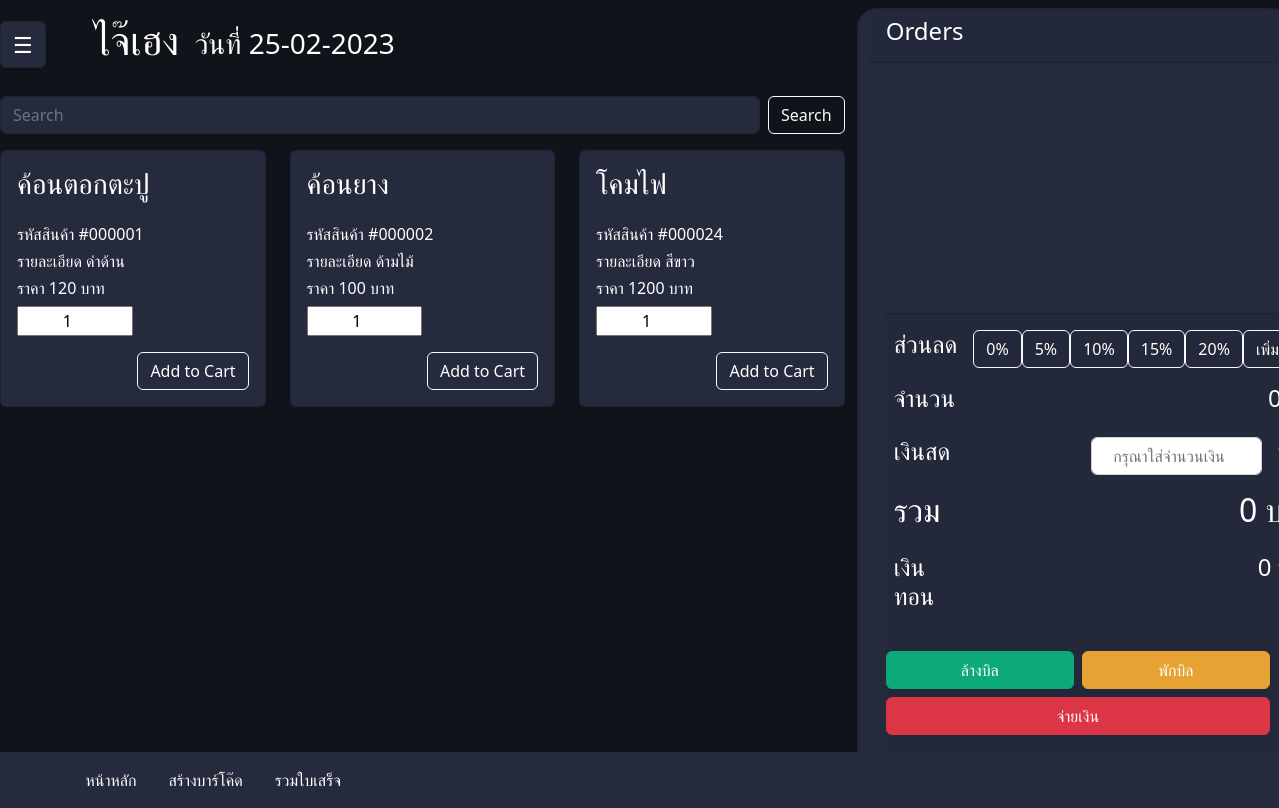
/new-pos/index.php, run on the app's committed database.
### tables this page shows
CREATE TABLE `products` (
  `pd_id` int(6) UNSIGNED ZEROFILL NOT NULL,
  `name` varchar(20) NOT NULL,
  `price` decimal(5,0) NOT NULL,
  `qty` int(7) NOT NULL,
  `comment` text NOT NULL,
  `barcode` text NOT NULL
);

### new-pos/index.php (the view, shortened to what the rows shown need)
<?php
require 'header.php';
$cash = 0;
$discount_total = 0;
$discount_input = 0;
?>
<div class="row row-cols-1 row-cols-md-3 g-4">
	<?php
	$product_array = $db_handle->runQuery("SELECT * FROM products ORDER BY pd_id ASC");
	if (!empty($product_array)) {
		foreach ($product_array as $key => $value) {
	?>
			<div class='col profile'>
				<div class='card bg-second btn-zoom'>
					<form method="post" action="index.php?action=add&pd_id=<?php echo $product_array[$key]["pd_id"]; ?>">
						<div class='card-body'>
							<h3><?php echo $product_array[$key]["name"]; ?></h3>
							<div class='py-3'>
								<h6 class="name">รหัสสินค้า #<?php echo $product_array[$key]["pd_id"]; ?></h6>
								<h6 class="name">รายละเอียด <?php echo $product_array[$key]["comment"]; ?></h6>
								<h6>ราคา <?php echo $product_array[$key]["price"]; ?> บาท</h6>
								<input type="number" class="text-center w-50" name="quantity" value="1" />
							</div>
							<div class='text-end ps-5 ms-5'>
								<input type="submit" value="Add to Cart" class="btn btn-outline-green text-white border border-light" />
							</div>
						</div>
					</form>
				</div>
			</div>
	<?php
		}
	}
	?>
</div>
</div>
<div class="col-6 col-md-4 bg-second min-vh-100 r-2 card text-white">
	<div class="card-body">
		<?php
		if (isset($_SESSION["cart_item"])) {
			$total_quantity = 0;
			$total_price = 0;
			$change = 0;
			$total_sum = 0;
		?>
			<table class="table table-borderless text-center text-white">
				<thead>
					<tr>
						<th scope="col">รายการ</th>
						<th scope="col">จำนวน</th>
						<th scope="col">ราคาต่อหน่วย</th>
						<th scope="col">ราคา</th>
						<th scope="col">ลบ</th>
					</tr>
				</thead>
				<tbody>
					<?php
					foreach ($_SESSION["cart_item"] as $item) {
						$item_price = $item["quantity"] * $item["price"];
					?>
						<tr>
							<td><?php echo $item["name"]; ?></td>
							<td><?php echo $item["quantity"]; ?></td>
							<td><?php echo $item["price"]; ?></td>
							<td><?php echo number_format($item_price, 2); ?></td>
							<td>
								<a href="index.php?action=remove&pd_id=<?php echo $item["pd_id"]; ?>" class="link-danger">
									<svg xmlns="http://www.w3.org/2000/svg" width="20" height="20" fill="currentColor" class="bi bi-trash" viewBox="0 0 16 16">
										<path d="M5.5 5.5A.5.5 0 0 1 6 6v6a.5.5 0 0 1-1 0V6a.5.5 0 0 1 .5-.5zm2.5 0a.5.5 0 0 1 .5.5v6a.5.5 0 0 1-1 0V6a.5.5 0 0 1 .5-.5zm3 .5a.5.5 0 0 0-1 0v6a.5.5 0 0 0 1 0V6z" />
										<path fill-rule="evenodd" d="M14.5 3a1 1 0 0 1-1 1H13v9a2 2 0 0 1-2 2H5a2 2 0 0 1-2-2V4h-.5a1 1 0 0 1-1-1V2a1 1 0 0 1 1-1H6a1 1 0 0 1 1-1h2a1 1 0 0 1 1 1h3.5a1 1 0 0 1 1 1v1zM4.118 4 4 4.059V13a1 1 0 0 0 1 1h6a1 1 0 0 0 1-1V4.059L11.882 4H4.118zM2.5 3V2h11v1h-11z" />
									</svg>
								</a>
							</td>
						</tr>
					<?php
						$total_quantity += $item["quantity"];
						$total_price += ($item["price"] * $item["quantity"]);
						if ($discount_total > 0) {
							$total_sum = $total_price * (100 - $discount_total) / 100;
						} else {
							$total_sum += ($item["price"] * $item["quantity"]);
						}
						if ($discount_input > 0) {
							$total_sum = $total_price - $discount_input;
						}
					}
					?>
				</tbody>
			</table>
			<div class="card-footer mb-5 pb-4 pe-5 me-5 ps-0 ms-0">
				<form method="post" class="text-end d-flex" action="index.php">
					<table class="table table-borderless text-white">
						<tbody>
							<tr>
								<td class="text-start">
									<h4>
										ส่วนลด
									</h4>
								</td>
								<td class="d-flex">
									<input type="submit" name="discount0" value="0%" class="btn btn-outline-green text-white border border-light w-25" />
									<input type="submit" name="discount5" value="5%" class="btn btn-outline-green text-white border border-light w-25" />
									<input type="submit" name="discount10" value="10%" class="btn btn-outline-green text-white border border-light w-25" />
									<input type="submit" name="discount15" value="15%" class="btn btn-outline-green text-white border border-light w-25" />
									<input type="submit" name="discount20" value="20%" class="btn btn-outline-green text-white border border-light w-25" />
									<button type="button" name="discount_input" class="btn btn-outline-green text-white border border-light w-50 p-0" id="myBtnD">เพิ่มเติม</button>
								</td>
							</tr>
							<tr>
								<td class="text-start">
									<h4>จำนวน</h4>
								</td>
								<td class="text-end">
									<h4><?php echo $total_quantity; ?> ชิ้น</h4>
								</td>
							</tr>
							<tr>
								<td class="text-start">
									<h4>เงินสด</h4>
								</td>
								<td>
									<input type="number" name="cash" value="<?php echo $cash ?>" placeholder="กรุณาใส่จำนวนเงิน" class="w-50 float-end text-center form-control">
								</td>
							</tr>
							<tr>
								<td class="text-start">
									<h2>รวม</h2>
								</td>
								<td class="text-end">
									<h2>
										<?php
										echo number_format($total_sum, 2);
										?> บาท
									</h2>
								</td>
							</tr>
							<tr>
								<td class="text-start">
									<h4>เงินทอน</h4>
								</td>
								<td class="text-end">
									<h4>
										<?php
										$change = $cash - $total_sum;
										echo number_format($change, 2);
										?> บาท
									</h4>
								</td>
							</tr>
						</tbody>
					</table>
					<div id="myModalD" class="modal">
						<div class="modal-dialog modal-dialog-centered modal-dialog-scrollable">
							<div class="modal-content bg-second text-white r-2">
								<div class="modal-header">
									<h1 class="modal-title fs-3" id="ChangeModalLabel">ส่วนลด</h1>
									<button type="button" class="close_discountX btn btn-light btn-close" data-bs-dismiss="ChangeModal" aria-label="Close"></button>
								</div>
								<div class="modal-body d-flex mx-5">
									<h5>
										จำนวนเงิน
									</h5>
									<input type="number" name="discount_input" class="form-control text-center w-50 mx-3" placeholder="กรุณาใส่จำนวนเงิน">
									<h5>
										บาท
									</h5>
								</div>
								<div class="modal-footer">
									<button type="cancel" class="close_discount btn btn-secondary">ยกเลิก</button>
									<button type="submit" class="btn btn-primary">ยืนยัน</button>
								</div>
							</div>
						</div>
					</div>
				</form>
				<div class="w-100 d-flex py-2">
					<a id="btnEmpty" href="index.php?action=empty" class="text-white text-decoration-none w-100 me-1">
						<button type="button" class="btn btn-green text-white w-100">
							ล้างบิล
						</button>
					</a>
					<a id="btnEmpty" href="bill_break.php" target="_blank" class="text-white text-decoration-none w-100 me-1">
						<button type="button" class="btn btn-yellow text-white w-100 ms-1">พักบิล</button>
					</a>
				</div>
				<button type="button" class="btn btn-danger w-100" id="myBtn">จ่ายเงิน</button>
				<div id="myModal" class="modal">
					<div class="modal-dialog modal-dialog-centered modal-dialog-scrollable">
						<div class="modal-content bg-second text-white r-2">
							<div class="modal-header">
								<h1 class="modal-title fs-3" id="exampleModalLabel">Bill</h1>
								<button type="button" class="close_popupX btn btn-light">
									<h4>&times;</h4>
								</button>
							</div>
							<div class="modal-body">
								<table class="table table-borderless text-center text-white">
									<thead>
										<tr>
											<th scope="col">รายการ</th>
											<th scope="col">จำนวน</th>
											<th scope="col">ราคาต่อหน่วย</th>
											<th scope="col">ราคา</th>
										</tr>
									</thead>
									<tbody>
										<?php
										foreach ($_SESSION["cart_item"] as $item) {
											$item_price = $item["quantity"] * $item["price"];
										?>
											<tr>
												<td><?php echo $item["name"]; ?></td>
												<td><?php echo $item["quantity"]; ?></td>
												<td><?php echo $item["price"]; ?></td>
												<td><?php echo number_format($item_price, 2); ?></td>
											</tr>
										<?php
											$total_quantity += $item["quantity"];
											$total_price += ($item["price"] * $item["quantity"]);
										}
										?>
									</tbody>
								</table>
							</div>
							<form method="post" action="index.php?action=database">
								<div class="modal-footer">
									<table class="text-white">
										<tbody>
											<tr>
												<td>
													<h5>
														เงินสด
													</h5>
												</td>
												<td class="text-center px-5">
													<h5>
														<?php echo $cash ?>
													</h5>
													<input type="text" name="payCash" class="d-none" value="<?php echo $cash ?>">
												</td>
												<td>
													<h5>
														บาท
													</h5>
												</td>
											</tr>
											<tr>
												<td>
													<h5>
														ส่วนลด
													</h5>
												</td>
												<td>
													<h5 class="text-center px-5">
														<?php echo $discount_total; ?>
													</h5>
													<input type="text" name="discount" class="d-none" value="<?php echo $discount_total ?>">
												</td>
												<td class="text-end">
													<h5>
														เปอร์เซ็น
													</h5>
												</td>
											</tr>
											<tr>
												<td>
													<h5>รวม</h5>
												</td>
												<td class="text-center px-5">
													<h5><?php echo number_format($total_sum, 2); ?></h5>
													<input type="text" name="total" class="d-none" value="<?php echo number_format($total_sum, 2); ?>">
												</td>
												<td>
													<h5>
														บาท
													</h5>
												</td>
											</tr>
											<tr>
												<td>
													<h5>เงินทอน</h5>
												</td>
												<td class="text-center px-5">
													<h5><?php echo number_format($change, 2); ?></h5>
													<input type="text" name="change" class="d-none" value="<?php echo $change ?>">
												</td>
												<td>
													<h5>
														บาท
													</h5>
												</td>
											</tr>
										</tbody>
									</table>
								</div>
								<div class="modal-footer">
									<button type="button" class="close_popup btn btn-secondary">ยกเลิก</button>
									<button type="submit" class="btn btn-primary">ยืนยัน</button>
								</div>
							</form>
						</div>
					</div>
				</div>
				<div class="modal fade" id="exampleModal" tabindex="-1" aria-labelledby="exampleModalLabel" aria-hidden="true">
					<div class="modal-dialog modal-dialog-centered modal-dialog-scrollable">
						<div class="modal-content bg-second text-white r-2">
							<div class="modal-header">
								<h1 class="modal-title fs-3" id="exampleModalLabel">Bill</h1>
								<button type="button" class="btn btn-light btn-close" data-bs-dismiss="modal" aria-label="Close"></button>
							</div>
							<div class="modal-body">
								<table class="table table-borderless text-center text-white">
									<thead>
										<tr>
											<th scope="col">รายการ</th>
											<th scope="col">จำนวน</th>
											<th scope="col">ราคาต่อหน่วย</th>
											<th scope="col">ราคา</th>
										</tr>
									</thead>
									<tbody>
										<?php
										foreach ($_SESSION["cart_item"] as $item) {
											$item_price = $item["quantity"] * $item["price"];
										?>
											<tr>
												<td><?php echo $item["name"]; ?></td>
												<td><?php echo $item["quantity"]; ?></td>
												<td><?php echo $item["price"]; ?></td>
												<td><?php echo number_format($item_price, 2); ?></td>
											</tr>
										<?php
											$total_quantity += $item["quantity"];
											$total_price += ($item["price"] * $item["quantity"]);
										}
										?>
									</tbody>
								</table>
							</div>
							<form method="post" action="index.php?action=database">
								<div class="modal-footer">
									<table class="text-white">
										<tbody>
											<tr>
												<td>
													<h5>
														เงินสด
													</h5>
												</td>
												<td class="text-center px-5">
													<h5>
														<?php echo $cash ?>
													</h5>
													<input type="text" name="payCash" class="d-none" value="<?php echo $cash ?>">
												</td>
												<td>
													<h5>
														บาท
													</h5>
												</td>
											</tr>
											<tr>
												<td>
													<h5>
														ส่วนลด
													</h5>
												</td>
												<td>
													<h5 class="text-center px-5">
														<?php echo $discount_total; ?>
													</h5>
													<input type="text" name="discount" class="d-none" value="<?php echo $discount_total ?>">
												</td>
												<td class="text-end">
													<h5>
														เปอร์เซ็น
													</h5>
												</td>
											</tr>
											<tr>
												<td>
													<h5>รวม</h5>
												</td>
												<td class="text-center px-5">
													<h5><?php echo number_format($total_sum, 2); ?></h5>
													<input type="text" name="total" class="d-none" value="<?php echo number_format($total_sum, 2); ?>">
												</td>
												<td>
													<h5>
														บาท
													</h5>
												</td>
											</tr>
											<tr>
												<td>
													<h5>เงินทอน</h5>
												</td>
												<td class="text-center px-5">
													<h5><?php echo number_format($change, 2); ?></h5>
													<input type="text" name="change" class="d-none" value="<?php echo $change ?>">
												</td>
												<td>
													<h5>
														บาท
													</h5>
												</td>
											</tr>
										</tbody>
									</table>
								</div>
								<div class="modal-footer">
									<button type="button" class="btn btn-secondary" data-bs-dismiss="modal">ยกเลิก</button>
									<button type="submit" class="btn btn-primary">ยืนยัน</button>
								</div>
							</form>
						</div>
					</div>
				</div>
			</div>
		<?php
		} else {
		?>
			<div class="card-footer mb-5 pb-4 pe-5 me-5 ps-0 ms-0">
				<table class="table table-borderless text-white">
					<tbody>
						<tr>
							<td>
								<h2>รวม</h2>
							</td>
							<td class="text-end">
								<h2>0 บาท</h2>
							</td>
						</tr>
					</tbody>
				</table>
			</div>
		<?php
		}
		?>
	</div>
</div>
<?php require 'footer.php'; ?>

### data on the page
products: name "ค้อนตอกตะปู", pd_id "000001", comment "ดำด้าน", price "120"
products: name "ค้อนยาง", pd_id "000002", comment "ด้ามไม้", price "100"
products: name "โคมไฟ", pd_id "000024", comment "สีขาว", price "1200"
